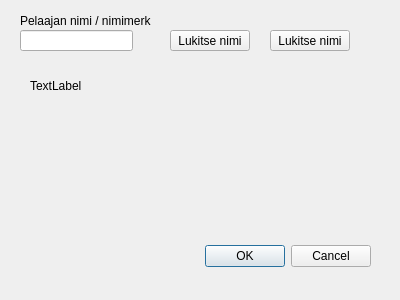
<?xml version="1.0" encoding="UTF-8"?>
<ui version="4.0">
 <class>DialogStart</class>
 <widget class="QDialog" name="DialogStart">
  <property name="geometry">
   <rect>
    <x>0</x>
    <y>0</y>
    <width>400</width>
    <height>300</height>
   </rect>
  </property>
  <property name="windowTitle">
   <string>Dialog</string>
  </property>
  <widget class="QDialogButtonBox" name="buttonBox">
   <property name="geometry">
    <rect>
     <x>30</x>
     <y>240</y>
     <width>341</width>
     <height>32</height>
    </rect>
   </property>
   <property name="orientation">
    <enum>Qt::Horizontal</enum>
   </property>
   <property name="standardButtons">
    <set>QDialogButtonBox::Cancel|QDialogButtonBox::Ok</set>
   </property>
  </widget>
  <widget class="QLineEdit" name="line">
   <property name="geometry">
    <rect>
     <x>20</x>
     <y>30</y>
     <width>113</width>
     <height>21</height>
    </rect>
   </property>
   <property name="text">
    <string/>
   </property>
  </widget>
  <widget class="QLabel" name="label">
   <property name="geometry">
    <rect>
     <x>20</x>
     <y>10</y>
     <width>131</width>
     <height>21</height>
    </rect>
   </property>
   <property name="text">
    <string>Pelaajan nimi / nimimerkki</string>
   </property>
  </widget>
  <widget class="QPushButton" name="pushButton">
   <property name="geometry">
    <rect>
     <x>170</x>
     <y>30</y>
     <width>80</width>
     <height>21</height>
    </rect>
   </property>
   <property name="text">
    <string>Lukitse nimi</string>
   </property>
  </widget>
  <widget class="QPushButton" name="pushButtonInfo">
   <property name="geometry">
    <rect>
     <x>270</x>
     <y>30</y>
     <width>80</width>
     <height>21</height>
    </rect>
   </property>
   <property name="text">
    <string>Lukitse nimi</string>
   </property>
  </widget>
  <widget class="QLabel" name="infoLabel">
   <property name="geometry">
    <rect>
     <x>30</x>
     <y>70</y>
     <width>281</width>
     <height>31</height>
    </rect>
   </property>
   <property name="text">
    <string>TextLabel</string>
   </property>
  </widget>
 </widget>
 <resources/>
 <connections>
  <connection>
   <sender>buttonBox</sender>
   <signal>accepted()</signal>
   <receiver>DialogStart</receiver>
   <slot>accept()</slot>
   <hints>
    <hint type="sourcelabel">
     <x>248</x>
     <y>254</y>
    </hint>
    <hint type="destinationlabel">
     <x>157</x>
     <y>274</y>
    </hint>
   </hints>
  </connection>
  <connection>
   <sender>buttonBox</sender>
   <signal>rejected()</signal>
   <receiver>DialogStart</receiver>
   <slot>reject()</slot>
   <hints>
    <hint type="sourcelabel">
     <x>316</x>
     <y>260</y>
    </hint>
    <hint type="destinationlabel">
     <x>286</x>
     <y>274</y>
    </hint>
   </hints>
  </connection>
 </connections>
</ui>
